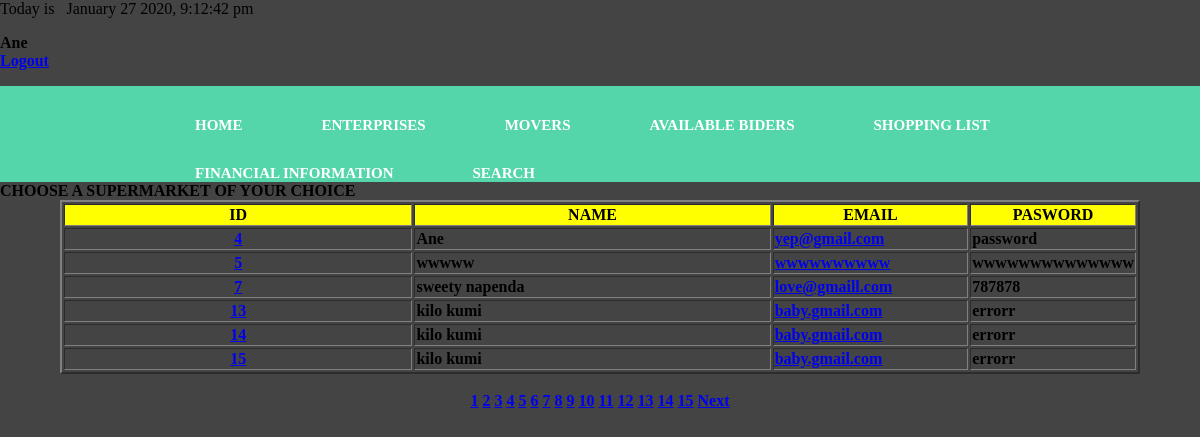
The app's page /update.php (signed in) with its own data.
### tables this page shows
CREATE TABLE `users` (
  `id` int(11) NOT NULL,
  `name` varchar(20) NOT NULL,
  `email` varchar(20) NOT NULL,
  `password` varchar(40) NOT NULL
);

### update.php (the view, shortened to what this page needs)
<!DOCTYPE html>
<html>
<head>
</head>
<body>
<?php
include 'session.php';
if(!isset($_SESSION['name'])){
	echo  "<p> Access denied";
}else{
include('Navbar.php');
$con = mysqli_connect ("localhost", "root", "") or die ("We failed to connect you fucker");
mysqli_select_db($con, "mapro");
$per_page=6;
$pages_query = mysqli_query($con," SELECT * FROM USERS ");
$pages = ceil(mysqli_num_rows($pages_query)/$per_page);
$page = (isset($_GET ['page'])) ? (int)$_GET['page']:1;
$start= $page<1? 1:($page -  1)*($per_page);
$query = mysqli_query($con,"SELECT * FROM users LIMIT $start,$per_page");
echo "<table width =\" 90%\" align = center border =2>";
echo "<tr><td width = \" 40% \"align = center bgcolor = \"FFFF00\">ID</td>
<td width = \" 40%\" align = center bgcolor= \" FFFF00\">NAME</td>
<td width = \"40%\" align = center bgcolor  = \"FFFF00\" >EMAIL</td>
<td width = \" 40%\" align = center bgcolor = \" FFFF00\" >PASWORD</td></tr>";
while ($row = mysqli_fetch_assoc($query)){
	$id = $row['id'];
	$name= $row['name'];
	$email= $row['email'];
	$password= $row['password'];
	echo "<tr>
	<td align = center>
					<a href = \"edit.php?id=$id&names=$name&email=$email&password=$password\">$id</a>
	</td>
	<td> $name</td> <td><a href=\"emailsto.php?emails=$email\">$email</td><td>$password</td></tr>" ;
}
	echo "</table>";
	echo "<br>";
	echo "<center>";
 	$next= $page+1;
if ($pages >=1){
for ($x=1;$x<=$pages;$x++){
	echo ($x==$page) ? '<b><a href="?page='.$x.'">'.$x. '</a></b>':'<a href="?page='.$x.'">'.$x. '</a>';
}
}
if($page<$pages){
echo "<a href= 'update.php?page=$next'>Next</a>";
}
echo "</center>";
	echo "<br/>";
}
?>
</body>
</html>

### Navbar.css (style rules this page uses)
body { margin: 0; background-color: #444; font-family: 'work sans' san-serif; font-weight: 300; }

### records on screen
users: id "4", name "Ane", email "yep@gmail.com", password "password"
users: id "5", name "wwwww", email "wwwwwwwwww", password "wwwwwwwwwwwwww"
users: id "7", name "sweety napenda", email "love@gmaill.com", password "787878"
users: id "13", name "kilo kumi", email "baby.gmail.com", password "errorr"
users: id "14", name "kilo kumi", email "baby.gmail.com", password "errorr"
users: id "15", name "kilo kumi", email "baby.gmail.com", password "errorr"

### other values on screen
$_SESSION['name'] "Ane"
